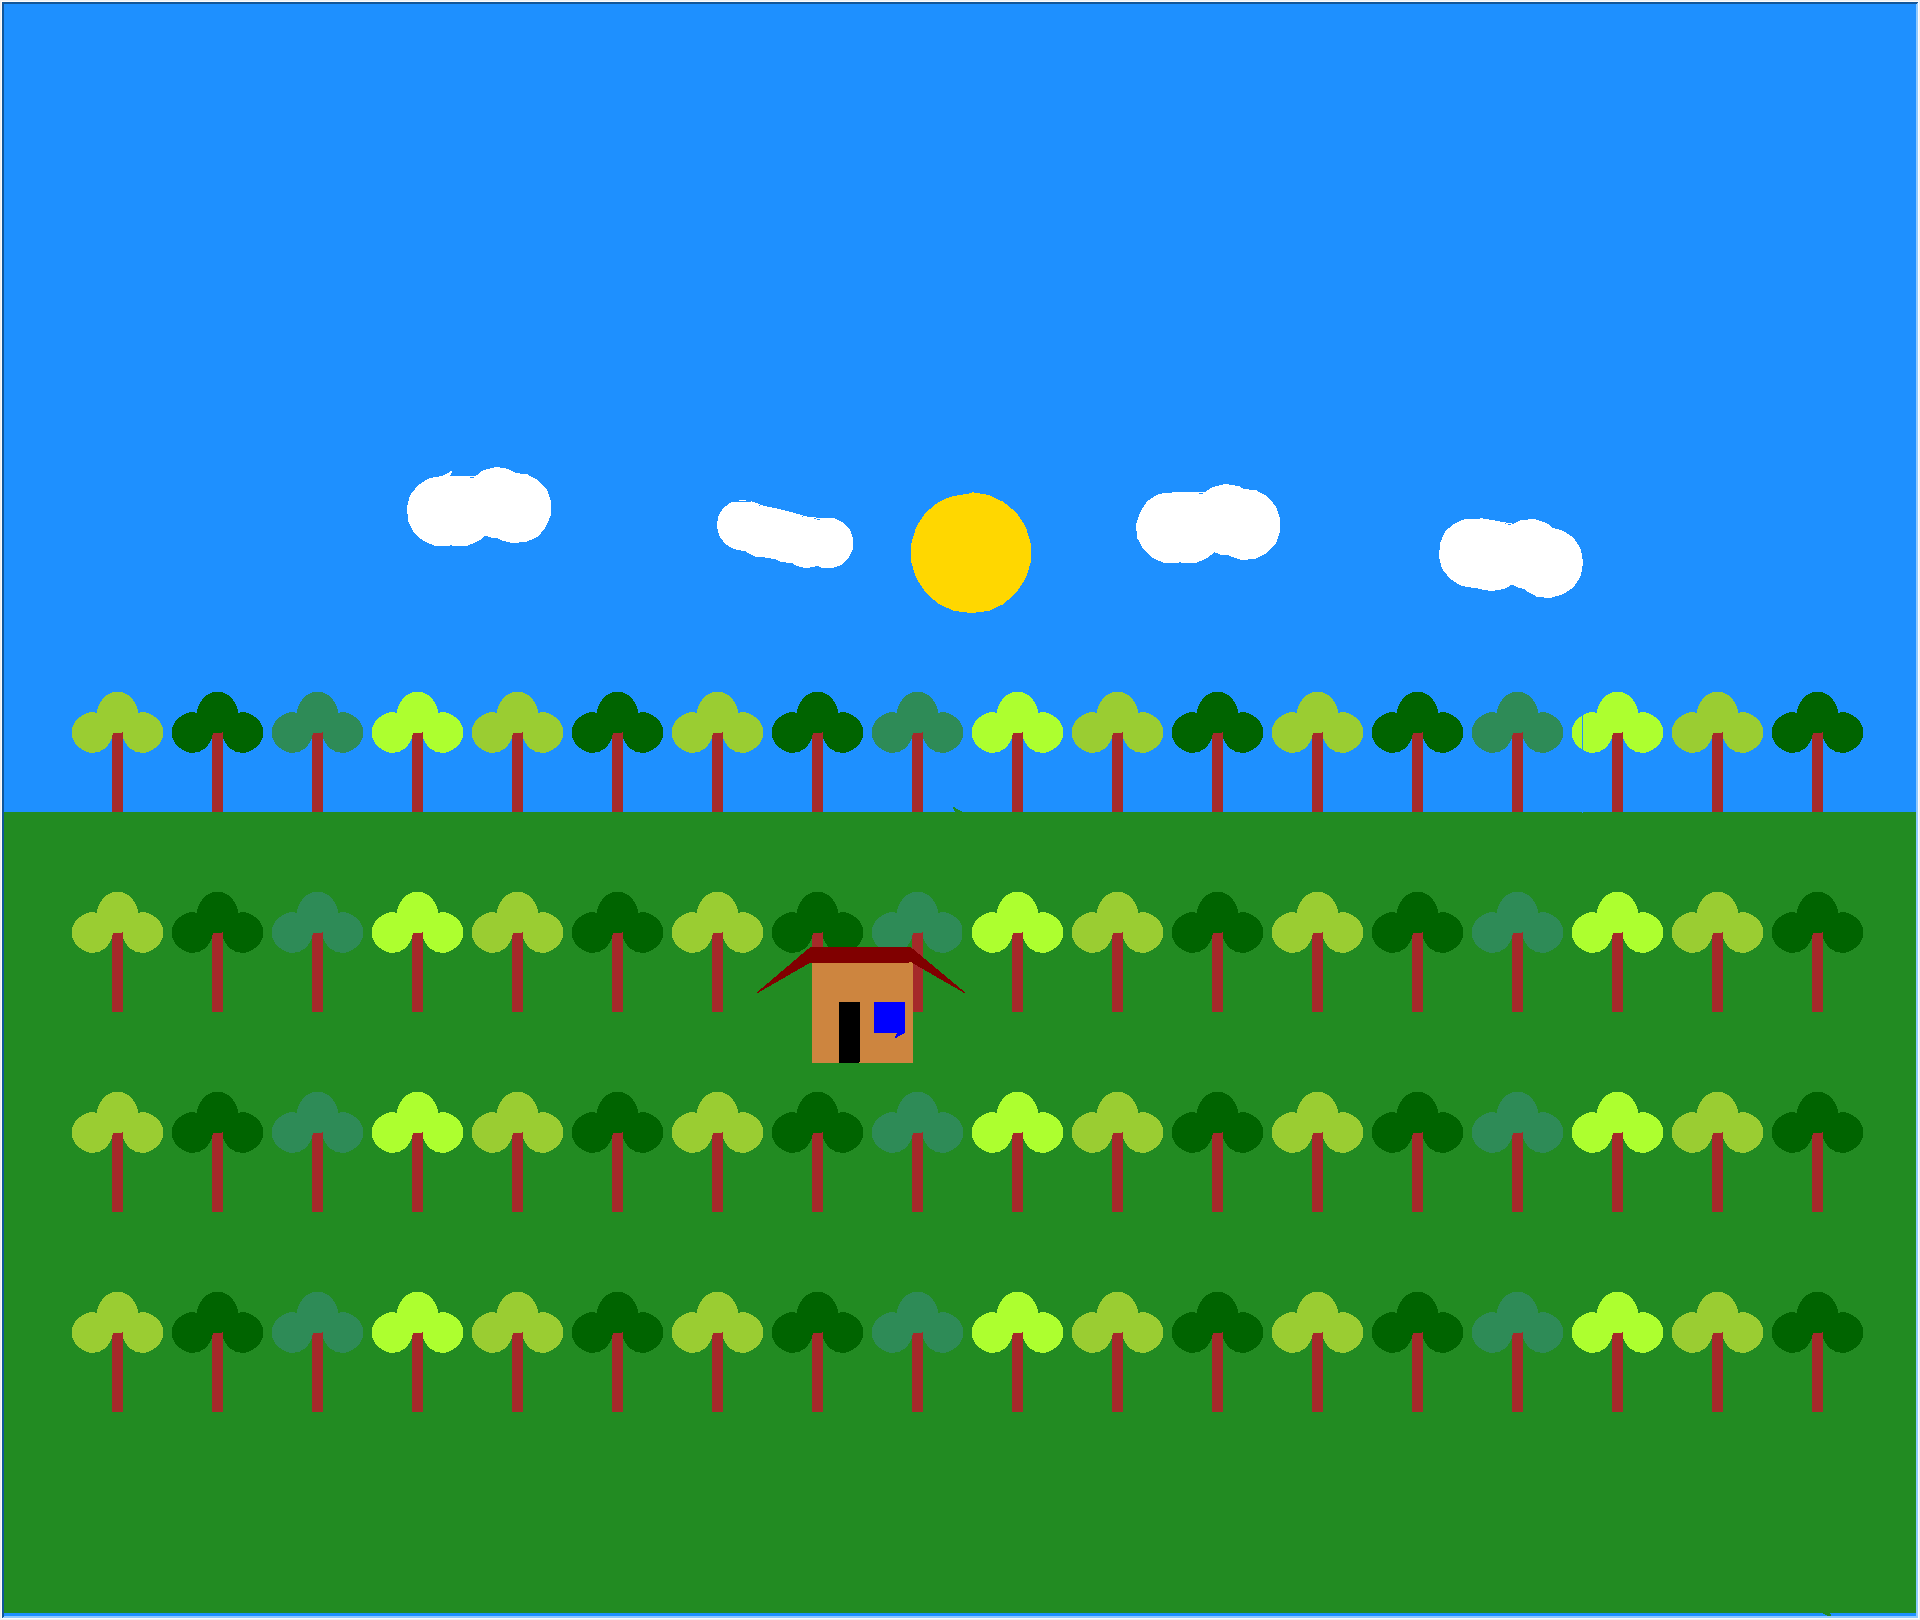

The script that drew this image:
import turtle

def DrawTree(color):
    Bob.right(90)
    Bob.color("brown")
    Bob.begin_fill()
    Bob.forward(80)
    Bob.left(90)
    Bob.forward(10)
    Bob.left(90)
    Bob.forward(80)
    Bob.end_fill()
    Bob.right(180)
    Bob.forward(80)
    Bob.color(color)
    Bob.begin_fill()
    Bob.circle(20)
    Bob.end_fill()
    Bob.right(90)
    Bob.forward(5)
    Bob.begin_fill()
    Bob.circle(20)
    Bob.end_fill()
    Bob.forward(5)
    Bob.right(90)
    Bob.begin_fill()
    Bob.circle(20)
    Bob.end_fill()
    Bob.color("brown")
    Bob.forward(80)
    Bob.right(90)
    return;




turtle.bgcolor("dodger blue")

scn = turtle.Screen()
Aaron = turtle.Turtle()
Bob = turtle.Turtle()
Calvin = turtle.Turtle()
Donald = turtle.Turtle()

Aaron.speed(1000)
Bob.speed(1000)
Calvin.speed(1000)
Donald.speed(1000)

#grass
Aaron.color("forest green")
Aaron.speed(.5)
Aaron.begin_fill()
Aaron.forward(1000)
Aaron.right(90)
Aaron.forward(800)
Aaron.right(90)
Aaron.forward(2000)
Aaron.right(90)
Aaron.forward(800)
Aaron.right(90)
Aaron.forward(1000)
Aaron.end_fill()

#trees
Bob.forward(900)
Bob.left(180)
Bob.forward(40)

for j in range (4):
    for i in range (3): 

        DrawTree("dark green")
        Bob.color("forest green")
        Bob.forward(100)

        DrawTree("yellow green")
        Bob.color("forest green")
        Bob.forward(100)

        DrawTree("green yellow")
        Bob.color("forest green")
        Bob.forward(100)

        DrawTree("sea green")
        Bob.color("forest green")
        Bob.forward(100)

        DrawTree("dark green")
        Bob.color("forest green")
        Bob.forward(100)

        DrawTree("yellow green")
        Bob.color("forest green")
        Bob.forward(100)
    Bob.forward(-1800)
    Bob.left(90)
    Bob.forward(200)
    Bob.right(90)


#sky
Calvin.color("forest green")
Calvin.forward(620)
Calvin.left(90)
Calvin.color("dodger blue")
#cloud1
Calvin.forward(250)
Calvin.color("white")
Calvin.begin_fill()
Calvin.circle(35)
Calvin.end_fill()
Calvin.left(40)
Calvin.forward(40)
Calvin.begin_fill()
Calvin.circle(35)
Calvin.end_fill()
Calvin.left(40)
Calvin.forward(60)
Calvin.begin_fill()
Calvin.circle(35)
Calvin.end_fill()
Calvin.forward(18)
Calvin.begin_fill()
Calvin.circle(35)
Calvin.end_fill()
#cloud2
Calvin.color("dodger blue")
Calvin.left(10)
Calvin.forward(200)
Calvin.right(80)
Calvin.color("white")
Calvin.begin_fill()
Calvin.circle(35)
Calvin.end_fill()
Calvin.left(40)
Calvin.forward(40)
Calvin.begin_fill()
Calvin.circle(35)
Calvin.end_fill()
Calvin.left(40)
Calvin.forward(60)
Calvin.begin_fill()
Calvin.circle(35)
Calvin.end_fill()
Calvin.forward(18)
Calvin.begin_fill()
Calvin.circle(35)
Calvin.end_fill()
#sun
Calvin.color("dodger blue")
Calvin.forward(200)
Calvin.color("gold")
Calvin.begin_fill()
Calvin.circle(60)
Calvin.end_fill()
Calvin.left(30) 

#cloud3
Calvin.color("dodger blue")
Calvin.right(20)
Calvin.forward(150)
Calvin.color("white")
Calvin.begin_fill()
Calvin.circle(25)
Calvin.end_fill()
Calvin.right(15)
Calvin.forward(15)
Calvin.begin_fill()
Calvin.circle(25)
Calvin.end_fill()
Calvin.right(10)
Calvin.forward(15)
Calvin.begin_fill()
Calvin.circle(25)
Calvin.end_fill()
Calvin.forward(15)
Calvin.begin_fill()
Calvin.circle(25)
Calvin.left(5)
Calvin.end_fill()
Calvin.forward(15)
Calvin.begin_fill()
Calvin.circle(25)
Calvin.end_fill()
Calvin.right(10)
Calvin.forward(15)
Calvin.begin_fill()
Calvin.circle(25)
Calvin.end_fill()
#cloud4
Calvin.color("dodger blue")
Calvin.left(20)
Calvin.forward(200)
Calvin.right(80)
Calvin.color("white")
Calvin.begin_fill()
Calvin.circle(35)
Calvin.end_fill()
Calvin.left(40)
Calvin.forward(40)
Calvin.begin_fill()
Calvin.circle(35)
Calvin.end_fill()
Calvin.left(40)
Calvin.forward(60)
Calvin.begin_fill()
Calvin.circle(35)
Calvin.end_fill()
Calvin.forward(18)
Calvin.begin_fill()
Calvin.circle(35)
Calvin.end_fill()

#houses
Donald.right(90)
Donald.color("forest green")
Donald.forward(150)
Donald.right(90)
Donald.forward(50)
Donald.color("peru")
Donald.begin_fill()
Donald.forward(100)
Donald.left(90)
Donald.forward(100)
Donald.left(90)
Donald.forward(100)
Donald.left(90)
Donald.forward(100)
Donald.end_fill()
Donald.color("maroon")
Donald.begin_fill()
Donald.right(120)
Donald.forward(60)
Donald.left(170)
Donald.forward(70)
Donald.left(40)
Donald.forward(100)
Donald.left(40)
Donald.forward(70)
Donald.left(170)
Donald.forward(60)
Donald.right(30)
Donald.forward(100)
Donald.end_fill()
Donald.color("peru")
Donald.right(90)
Donald.forward(100)
Donald.right(90)
Donald.forward(50)
Donald.color("black")
Donald.begin_fill()
Donald.right(90)
Donald.forward(60)
Donald.left(90)
Donald.forward(20)
Donald.left(90)
Donald.forward(60)
Donald.left(90)
Donald.forward(20)
Donald.end_fill()
Donald.color("peru")
Donald.forward(45)
Donald.left(90)
Donald.forward(30)
Donald.color("blue")
Donald.begin_fill()
Donald.forward(30)
Donald.left(90)
Donald.forward(30)
Donald.left(90)
Donald.forward(30)
Donald.left(90)
Donald.forward(30)
Donald.end_fill()



turtle.exitonclick()
